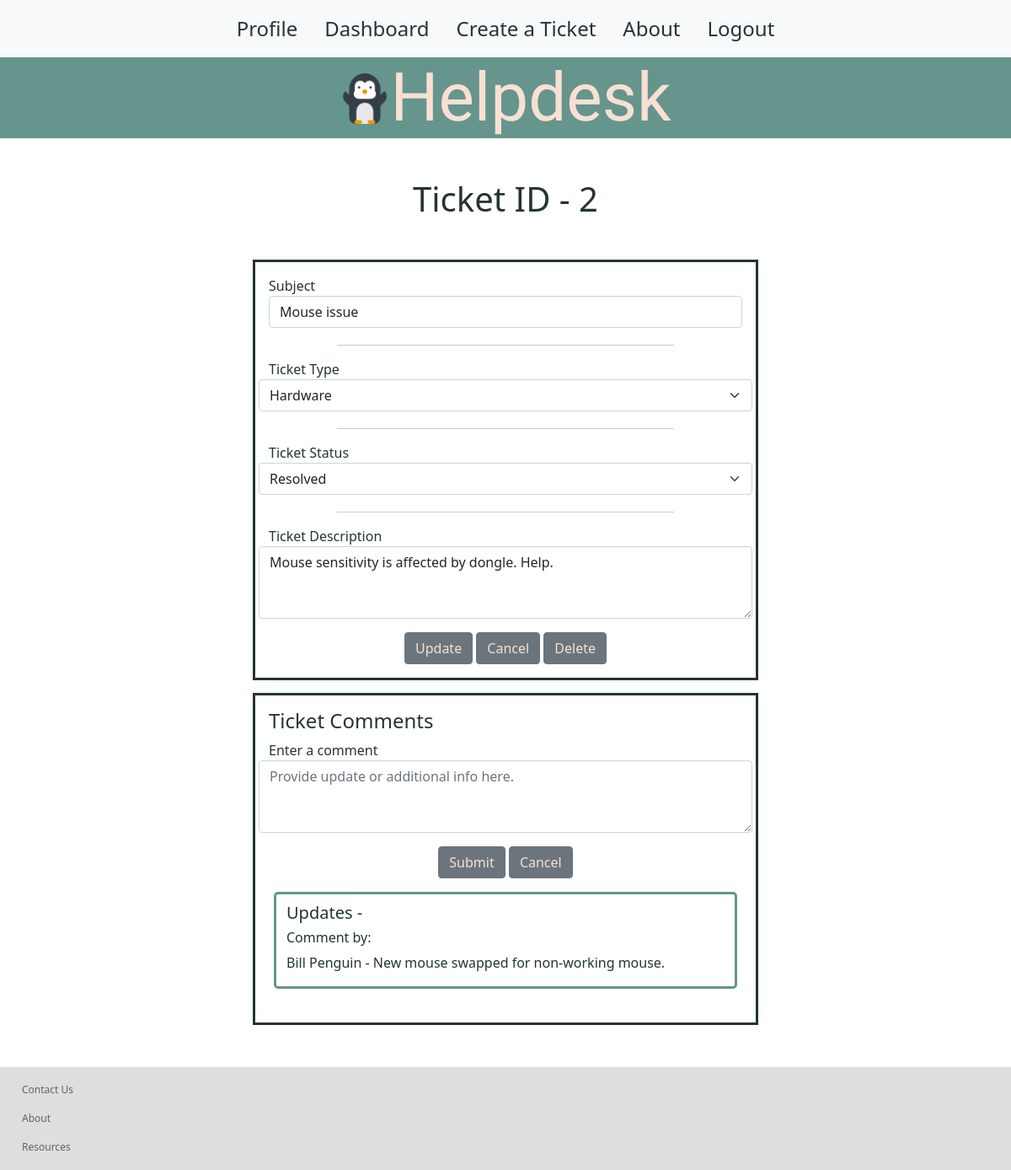
The page /ticket/2/edit (signed in) on the database its author committed.
### users/models.py (models this page shows)
class Ticket(models.Model):
    subject = models.CharField(max_length=250)
    ticket_type = models.CharField(max_length=50)
    ticket_status = models.CharField(max_length=50)
    ticket_description = models.CharField(max_length=350)
    created_by = models.ForeignKey(User, related_name="user_tickets", on_delete=models.CASCADE, null=True)
    created_at = models.DateTimeField(auto_now_add=True)
    updated_at = models.DateTimeField(auto_now=True)
    objects = TicketManager()

class Comment(models.Model):
    comment = models.CharField(max_length=255)
    poster = models.ForeignKey(User, related_name='user_comments', on_delete=models.CASCADE)
    ticket = models.ForeignKey(Ticket, related_name="post_comments", on_delete=models.CASCADE)
    created_at = models.DateTimeField(auto_now_add=True)

class User(models.Model):
    first_name = models.CharField(max_length=255)
    last_name = models.CharField(max_length=255)
    email = models.CharField(max_length=255)
    password = models.TextField()
    created_at = models.DateTimeField(auto_now_add=True)
    updated_at = models.DateTimeField(auto_now=True)
    objects = UserManager()

### users/views.py (the view)
# urls.py: path('ticket/<int:ticket_id>/edit', views.edit_ticket),
def edit_ticket(request, ticket_id):
    if 'user_id' not in request.session:
        return redirect('/')
    context = {
        "ticket": Ticket.objects.get(id=ticket_id)
    }
    return render(request, "ticket-details.html", context)

### users/templates/ticket-details.html (shortened to what this page needs)
{% include 'nav_bar.html'%}
<h1 class="text-center m-5">Ticket ID - {{ticket.id}}</h1>
<div class="ticket-container">
    <div class="card mx-auto" style="width:600px">
        <div class="card-body">
            <form action="/ticket/{{ticket.id}}/update" method="POST">
                <div class="form-group row">
                    <label for="subject">Subject <input type="text" name="subject" class="form-control" value="{{ticket.subject}}"></label>
                </div>
                <hr />
                <div class="form-group row">
                    <label for="ticket_type">Ticket Type</label>
                    <select class="form-select" aria-label="Default select example" name="ticket_type">
                        <option selected>{{ticket.ticket_type}}</option>
                    </select>
                </div>
                <hr />
                <div class="form-group row">
                    <label for="ticket_status">Ticket Status</label>
                    <select class="form-select" aria-label="Default select example" name="ticket_status">
                        <option selected>{{ticket.ticket_status}}</option>
                    </select>
                </div>
                <hr />
                <div class="form-group row">
                    <label for="ticket_description">Ticket Description</label><textarea type="text" name="ticket_description" class="form-control" placeholder="Ticket Description" rows="3">{{ticket.ticket_description}}</textarea>
                </div>
                <div class="col text-center mt-3">
                    <button type="submit" class="btn btn-secondary">Update</button>
                    <button class="btn btn-secondary" href="/dashboard"><a href="/dashboard" style="color: #F8E0D3;">Cancel</a></button>
                    <button class="btn btn-secondary" href="/dashboard"><a href="/ticket/{{ticket.id}}/delete" style="color: #F8E0D3;">Delete</a></button>
                </div>
            </form>
        </div>
    </div>
</div>
<div>
    <div class="comment-form-container">
        <div class="card mx auto" style="width:600px">
            <div class="card-body">
                <h4>Ticket Comments</h4>
                <form action="/add_comment/{{ticket.id}}/" method="POST">
                <div class="form-group row">
                    <label for="comment">Enter a comment</label><textarea type="text" name="comment" class="form-control sm" placeholder="Provide update or additional info here." rows="3"></textarea>
                </div>
                <div class="col text-center mt-3">
                    <input type="submit" value="Submit" class="btn btn-secondary">
                    <button class="btn btn-secondary"><a href="/ticket/{{ticket.id}}/edit" style="color: #F8E0D3;">Cancel</a></button>
                </div>
                </form>
            </div>
            <div class="comment-display-container container mx auto">
                    <h5>Updates - </h5>
                {%for comment in ticket.post_comments.all%}
                    <h6>Comment by: </h6>
                    <p>{{comment.poster.first_name}} {{comment.poster.last_name}} -
                    {{ comment.comment}}</p>
                {% endfor %}
            </div>
        </div>
    </div>
</div>
{% include 'footer.html'%}

### users/static/css/style.css (style rules this page uses)
a { text-decoration: none; color: #253434; }
.ticket-container { display: flex; justify-content: center; margin-bottom: 15px; }
.comment-form-container { display: flex; justify-content: center; margin-bottom: 50px; }
.comment-display-container { border: 3px solid #66958D; width: 550px; margin-bottom: 40px; padding-top: 10px; border-radius: 5px; }
.card { border: 3px solid #253434; border-radius: 0.25px; color: #253434; }
hr { width: 400px; margin-left: auto; margin-right: auto; margin-top: 20px; }
h1 { color: #253434; }
.btn { color: #F8E0D3; }

### rows shown on the page
Ticket: id "2", subject "Mouse issue", ticket_type "Hardware", ticket_status "Resolved", ticket_description "Mouse sensitivity is affected by dongle. Help."
Comment: poster.first_name "Bill", poster.last_name "Penguin", comment "New mouse swapped for non-working mouse."
